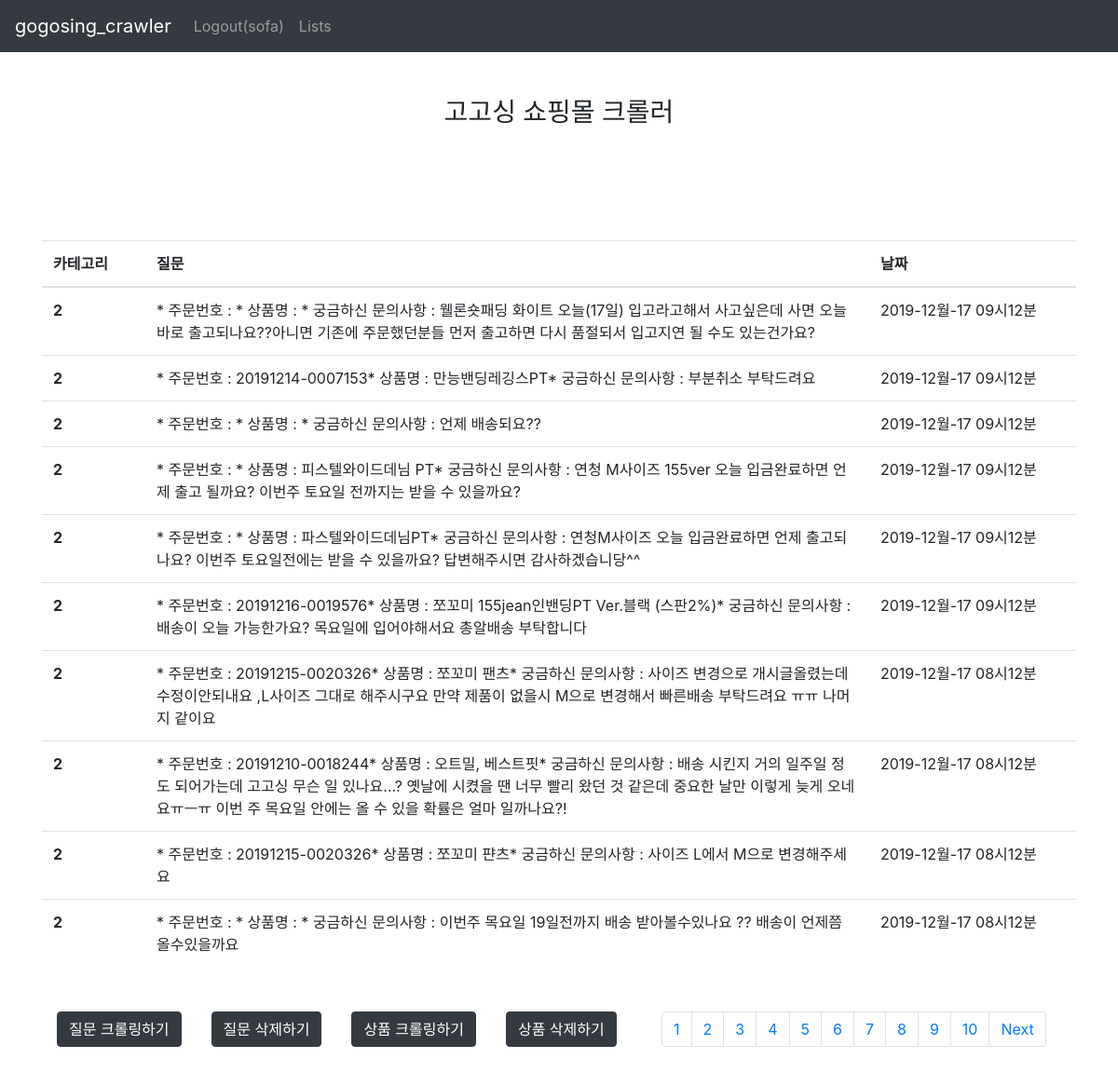
The app's page /home?page=2 (signed in) with its own data.
### core/models.py (models this page shows)
class Question(models.Model):
    product_code = models.IntegerField(verbose_name='상품 코드', default=0)
    article = models.TextField(verbose_name='질문 제목')
    date = models.DateTimeField(verbose_name='등록 시간')
    category = models.ForeignKey(Category, verbose_name='카테고리', on_delete=models.CASCADE)
    class Meta:
        verbose_name = '질문'
        verbose_name_plural = '질문'

### core/views.py (the view)
# urls.py: path('home', views.home, name="home"),
def home(request):
    import math
    if request.user.is_anonymous == True:
        return redirect('/')
    category = models.Category.objects.all().order_by('id')
    questions = models.Question.objects.all().order_by('category_id')
    total_counts = questions.count()
    current_page = request.GET.get('page', 1) # 현재 페이지
    page_now = int(current_page) # 현재 페이지 사용하기 위해서
    lists_per_page = 10  # 한 페이지당 게시물 수
    page_total = math.ceil(total_counts / lists_per_page)
    start_list = (page_now - 1) * lists_per_page  # 페이지마다 시작하는 게시물
    end_list = start_list + lists_per_page  # 페이지마다 끝나는 게시물
    questions = questions[int(start_list): int(end_list)]
    first_page = math.floor(page_now *0.1) * lists_per_page + 1 #페이지네이션 10개씩 끊기 //
    last_page = first_page + lists_per_page #페이지네이션 10개씩 끊기
    if page_now % 10 == 0:
        first_page = first_page - 10
        last_page = last_page - 10
    if last_page > page_total:
        last_page = page_total + 1
    next= {}
    next[0] = 0
    if math.floor(page_total/10) == math.floor(first_page/10):
        next[0] = 1
    prev_page = first_page - 10
    after_page = last_page
    if first_page == 1:
        prev_page = 1
    pages = {}
    pages[0] = prev_page
    pages[1] = after_page
    page_control = {}
    page_control[0] = first_page
    page_control[1] = last_page
    dic_page_total = {}
    for i in range(first_page, last_page):
        dic_page_total[i] = i
    return render(request, 'core/user/home.html', {'questions': questions, 'dic_page_total': dic_page_total, 'pages': pages,
                                                   'page_control' : page_control, 'next': next, 'category' : category})

### core/templates/core/user/home.html (shortened to what this page needs)
{% extends 'core/user/base.html' %}
{% block content %}
    <div class="container">
        <h3 class="text-center my-5">고고싱 쇼핑몰 크롤러</h3>
        <table class="table my-5">
            <thead>
            <tr>
                <th width="10%">카테고리</th>
                <th width="70%">질문</th>
                <th width="20%">날짜</th>
            </tr>
            </thead>
            <tbody>
            {% for question in questions %}
                <tr>
                    <th>{{ question.category_id }}</th>
                    <td>
                        <div class="question" style="cursor: pointer;">
                            {{ question.article }}
                        </div>
                    </td>
                    <td>{{ question.date|date:"Y-M-d H시m분" }}</td>
                </tr>
            {% endfor %}
            </tbody>
        </table>
        <button type="button" class="btn btn-dark float-left mx-3">질문 크롤링하기</button>
        <button type="button" class="btn btn-dark float-left mx-3">질문 삭제하기</button>
        <button type="button" class="btn btn-dark float-left mx-3">상품 크롤링하기</button>
        <button type="button" class="btn btn-dark float-left mx-3">상품 삭제하기</button>
        <ul class="pagination justify-content-center my-5">
            {% for i in dic_page_total %}
                <li class="page-item"><a class="page-link" href="?page={{ i }}">{{ i }}</a></li>
            {% endfor %}
            {% if next.0 != 1 %}
                <li class="page-item next"><a class="page-link" href="?page={{ pages.1 }}">Next</a></li>
            {% endif %}
        </ul>
    </div>
{% endblock %}

### core/templates/core/user/base.html (shortened to what this page needs)
<!doctype html>
<html>
<head>
    <link rel="stylesheet" href="https://stackpath.bootstrapcdn.com/bootstrap/4.3.1/css/bootstrap.min.css"
>
</head>
<body>
<nav class="navbar navbar-expand-lg navbar-dark bg-dark" xmlns="http://www.w3.org/1999/html">
    <a class="navbar-brand" href=".">gogosing_crawler</a>
    <div class="collapse navbar-collapse navbar-right" id="navbarSupportedContent">
        <div class="collapse navbar-collapse" id="navbarNav">
            <ul class="navbar-nav">
                {% if request.user.is_anonymous == True %}
                    <li class="nav-item">
                        <a class="nav-link" href="signup">Sign Up</a>
                    </li>
                    <li class="nav-item">
                        <a class="nav-link" href="login">Login</a>
                    </li>
                {% else %}
                    <li class="nav-item">
                        <a class="nav-link" href="logout">Logout({{ request.user.username }})</a>
                    </li>
                {% endif %}
                <li class="nav-item">
                    <a class="nav-link" href="home">Lists</a>
                </li>
            </ul>
        </div>
</nav>
{% block content %}
{% endblock %}
</body>
</html>

### records on screen
Question: category_id "2", article "* 주문번호 : * 상품명 : * 궁금하신 문의사항 : 웰론숏패딩 화이트 오늘(17일) 입고라고해서 사고싶은데 사면 오늘 바로 출고되나요??아니면 기존에 주문했던분들 먼저 출고하면 다시 품절되서 입고지연 될 수도 있는건가요?", date "2019-12월-17 09시12분"
Question: category_id "2", article "* 주문번호 : 20191214-0007153* 상품명 : 만능밴딩레깅스PT* 궁금하신 문의사항 : 부분취소 부탁드려요", date "2019-12월-17 09시12분"
Question: category_id "2", article "* 주문번호 : * 상품명 : * 궁금하신 문의사항 : 언제 배송되요??", date "2019-12월-17 09시12분"
Question: category_id "2", article "* 주문번호 : * 상품명 : 피스텔와이드데님 PT* 궁금하신 문의사항 : 연청 M사이즈 155ver 오늘 입금완료하면 언제 출고 될까요? 이번주 토요일 전까지는 받을 수 있을까요?", date "2019-12월-17 09시12분"
Question: category_id "2", article "* 주문번호 : * 상품명 : 파스텔와이드데님PT* 궁금하신 문의사항 : 연청M사이즈 오늘 입금완료하면 언제 출고되나요? 이번주 토요일전에는 받을 수 있을까요? 답변해주시면 감사하겠습니당^^", date "2019-12월-17 09시12분"
Question: category_id "2", article "* 주문번호 : 20191216-0019576* 상품명 : 쪼꼬미 155jean인밴딩PT Ver.블랙 (스판2%)* 궁금하신 문의사항 : 배송이 오늘 가능한가요? 목요일에 입어야해서요 총알배송 부탁합니다", date "2019-12월-17 09시12분"
Question: category_id "2", article "* 주문번호 : 20191215-0020326* 상품명 : 쪼꼬미 팬츠* 궁금하신 문의사항 : 사이즈 변경으로 개시글올렸는데수정이안되내요 ,L사이즈 그대로 해주시구요 만약 제품이 없을시 M으로 변경해서 빠른배송 부탁드려요 ㅠㅠ 나머지 같이요", date "2019-12월-17 08시12분"
Question: category_id "2", article "* 주문번호 : 20191210-0018244* 상품명 : 오트밀, 베스트핏* 궁금하신 문의사항 : 배송 시킨지 거의 일주일 정도 되어가는데 고고싱 무슨 일 있나요...? 옛날에 시켰을 땐 너무 빨리 왔던 것 같은데 중요한 날만 이렇게 늦게 오네요ㅠㅡㅠ 이번 주 목요일 안에는 올 수 있을 확률은 얼마 일까나요?!", date "2019-12월-17 08시12분"
Question: category_id "2", article "* 주문번호 : 20191215-0020326* 상품명 : 쪼꼬미 퍈츠* 궁금하신 문의사항 : 사이즈 L에서 M으로 변경해주세요", date "2019-12월-17 08시12분"
Question: category_id "2", article "* 주문번호 : * 상품명 : * 궁금하신 문의사항 : 이번주 목요일 19일전까지 배송 받아볼수있나요 ?? 배송이 언제쯤 올수있을까요", date "2019-12월-17 08시12분"

### other values on screen
{{ request.user.username }} "sofa"
{{ i }} "1" "2" "3" "4" "5" "6" "7" "8" "9" "10"
